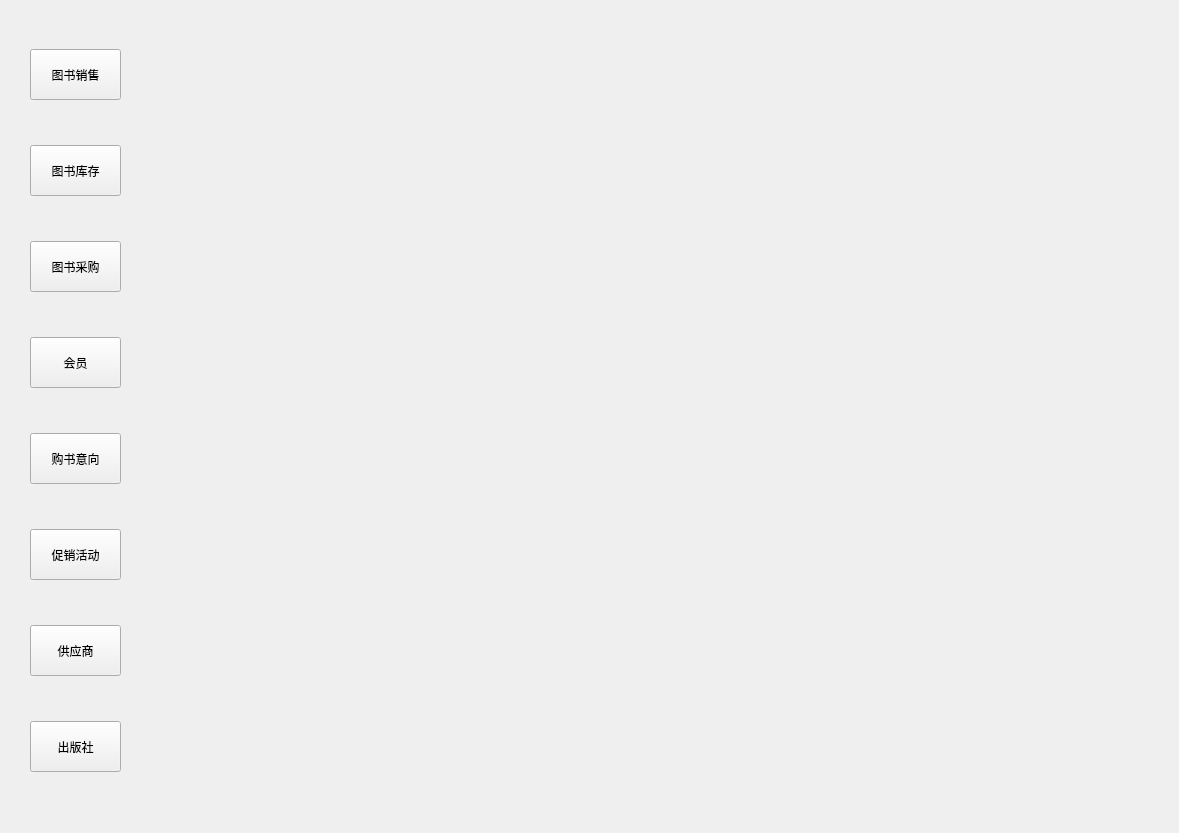
<?xml version="1.0" encoding="UTF-8"?>
<ui version="4.0">
 <class>MainWidget</class>
 <widget class="QWidget" name="MainWidget">
  <property name="geometry">
   <rect>
    <x>0</x>
    <y>0</y>
    <width>1179</width>
    <height>833</height>
   </rect>
  </property>
  <property name="minimumSize">
   <size>
    <width>1179</width>
    <height>833</height>
   </size>
  </property>
  <property name="maximumSize">
   <size>
    <width>1179</width>
    <height>833</height>
   </size>
  </property>
  <property name="windowTitle">
   <string>MainWidget</string>
  </property>
  <widget class="QWidget" name="">
   <property name="geometry">
    <rect>
     <x>30</x>
     <y>10</y>
     <width>1101</width>
     <height>802</height>
    </rect>
   </property>
   <layout class="QHBoxLayout" name="horizontalLayout">
    <item>
     <layout class="QVBoxLayout" name="verticalLayout">
      <item>
       <widget class="QPushButton" name="PBSale">
        <property name="minimumSize">
         <size>
          <width>91</width>
          <height>51</height>
         </size>
        </property>
        <property name="text">
         <string>图书销售</string>
        </property>
       </widget>
      </item>
      <item>
       <widget class="QPushButton" name="PBInventory">
        <property name="minimumSize">
         <size>
          <width>91</width>
          <height>51</height>
         </size>
        </property>
        <property name="text">
         <string>图书库存</string>
        </property>
       </widget>
      </item>
      <item>
       <widget class="QPushButton" name="PBPurchasing">
        <property name="minimumSize">
         <size>
          <width>91</width>
          <height>51</height>
         </size>
        </property>
        <property name="text">
         <string>图书采购</string>
        </property>
       </widget>
      </item>
      <item>
       <widget class="QPushButton" name="PBMembers">
        <property name="minimumSize">
         <size>
          <width>91</width>
          <height>51</height>
         </size>
        </property>
        <property name="text">
         <string>会员</string>
        </property>
       </widget>
      </item>
      <item>
       <widget class="QPushButton" name="PBIntention">
        <property name="minimumSize">
         <size>
          <width>91</width>
          <height>51</height>
         </size>
        </property>
        <property name="text">
         <string>购书意向</string>
        </property>
       </widget>
      </item>
      <item>
       <widget class="QPushButton" name="PBPromotion">
        <property name="minimumSize">
         <size>
          <width>91</width>
          <height>51</height>
         </size>
        </property>
        <property name="text">
         <string>促销活动</string>
        </property>
       </widget>
      </item>
      <item>
       <widget class="QPushButton" name="PBSupplier">
        <property name="minimumSize">
         <size>
          <width>91</width>
          <height>51</height>
         </size>
        </property>
        <property name="text">
         <string>供应商</string>
        </property>
       </widget>
      </item>
      <item>
       <widget class="QPushButton" name="PBPress">
        <property name="minimumSize">
         <size>
          <width>91</width>
          <height>51</height>
         </size>
        </property>
        <property name="maximumSize">
         <size>
          <width>91</width>
          <height>51</height>
         </size>
        </property>
        <property name="text">
         <string>出版社</string>
        </property>
       </widget>
      </item>
     </layout>
    </item>
    <item>
     <widget class="QStackedWidget" name="stackedWidget">
      <property name="minimumSize">
       <size>
        <width>1000</width>
        <height>800</height>
       </size>
      </property>
      <widget class="QWidget" name="PGSale"/>
      <widget class="QWidget" name="PGPurchasing"/>
      <widget class="QWidget" name="PGMembers"/>
      <widget class="QWidget" name="PGIntention"/>
      <widget class="QWidget" name="PGPromotion"/>
      <widget class="QWidget" name="PGSupplier"/>
      <widget class="QWidget" name="PGPress"/>
      <widget class="QWidget" name="PGInventory"/>
     </widget>
    </item>
   </layout>
  </widget>
 </widget>
 <resources/>
 <connections/>
</ui>
